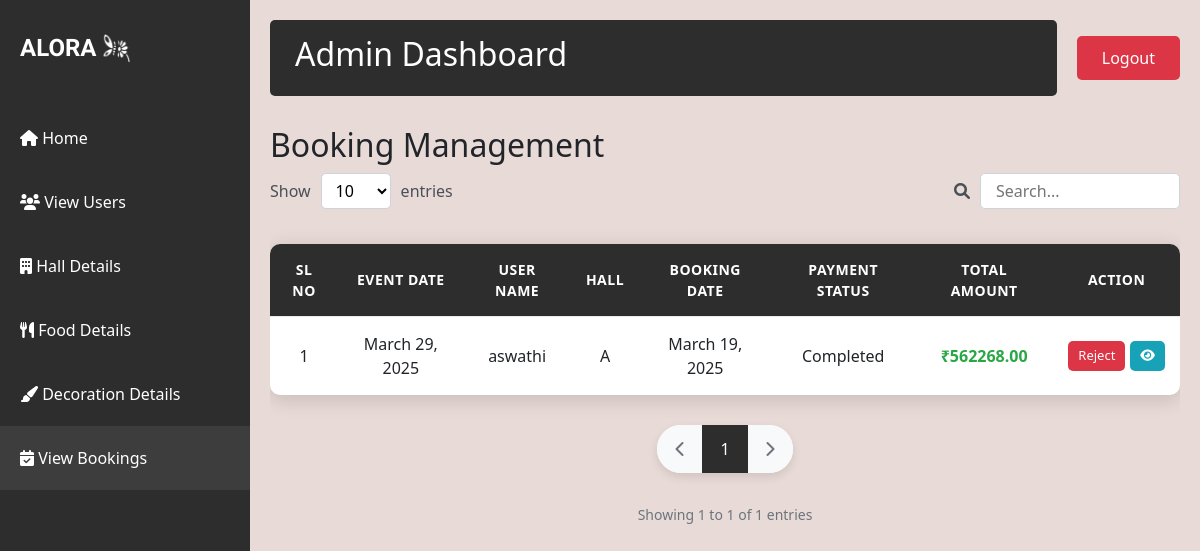
The app's page /adminviewbooking/ (signed in), older data.
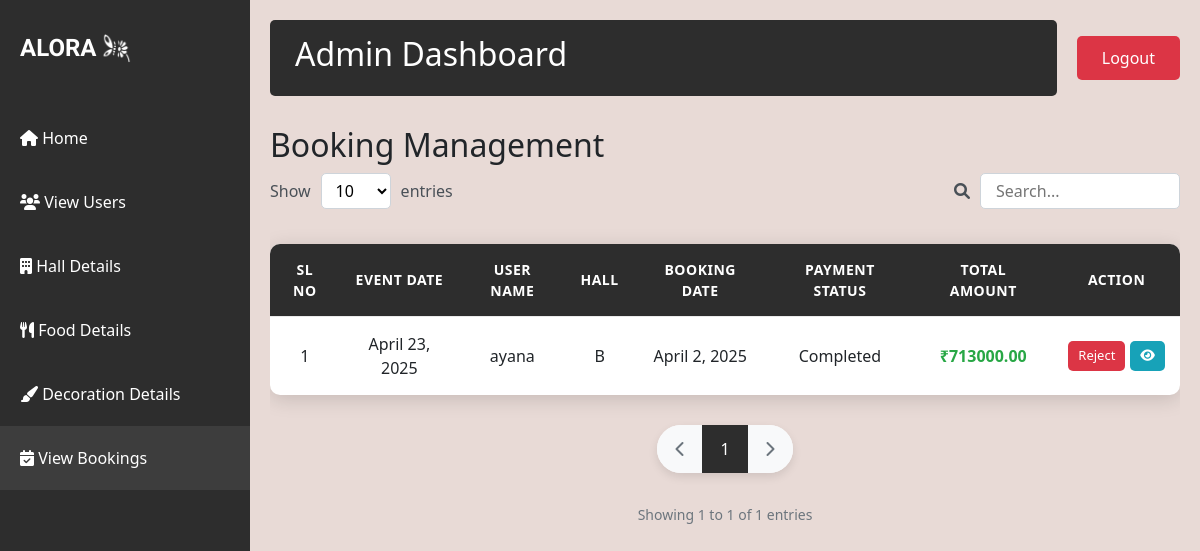
The same page, newer data.
### app/models.py (models this page shows)
class Bookings(models.Model):
    event_date=models.DateField(null=True)
    event_status=models.CharField(max_length=100,default='Pending')
    user_id=models.ForeignKey(User,on_delete=models.CASCADE)
    hall_id=models.ForeignKey(Halls,on_delete=models.CASCADE)
    booking_date=models.DateField(auto_now_add=True)
    payment_status=models.CharField(max_length=100,default='Pending')
    photography=models.CharField(max_length=100,null=True,blank=True)
    no_of_persons=models.IntegerField(null=True,blank=True)
    food_value=models.BooleanField(null=True,blank=True)
    food=models.ForeignKey(Food,on_delete=models.SET_NULL, null=True, blank=True)
    decoration_value=models.BooleanField(null=True,blank=True)
    decoration=models.ForeignKey(Decoration,on_delete=models.SET_NULL, null=True, blank=True)
    photography_cost=models.DecimalField(max_digits=10,decimal_places=2)
    total_payment=models.DecimalField(max_digits=10,decimal_places=2)

class Halls(models.Model):
    name=models.CharField(max_length=100)
    location=models.CharField(max_length=200)
    capacity=models.IntegerField()
    price_per_day=models.DecimalField(max_digits=10,decimal_places=2)
    photo_url=models.ImageField(upload_to='images/')
    description=models.TextField(blank=True,null=True)

### app/views.py (the view)
# urls.py: path('adminviewbooking/',views.admin_view_booking,name='admin_view_booking'),
@login_required(login_url='login')
def admin_view_booking(request):
    book = Bookings.objects.select_related('user_id', 'hall_id', 'food', 'decoration').all().order_by('-booking_date')
    return render(request, 'admin_view_booking.html', {'data': book})

### templates/admin_view_booking.html (shortened to what the changed rows need)
<!DOCTYPE html>
<html lang="en">
<head>
    {% load static %}
    <link href="https://cdn.jsdelivr.net/npm/bootstrap@5.3.0/dist/css/bootstrap.min.css" rel="stylesheet">
    <link rel="stylesheet" href="https://cdnjs.cloudflare.com/ajax/libs/font-awesome/6.0.0-beta3/css/all.min.css">
</head>
<body>
    <div class="main-content">
        <div class="top-nav">
            <div class="welcome-section">
                <h2>Admin Dashboard</h2>
            </div>
        </div>
        <h2>Booking Management</h2>
        <div style="overflow-x: auto;">
            {% if data %}
                <table class="booking-table" id="bookingTable">
                    <thead>
                        <tr>
                            <th>Sl No</th>
                            <th>Event Date</th>
                            <th>User Name</th>
                            <th>Hall</th>
                            <th>Booking Date</th>
                            <th>Payment Status</th>
                            <th>Total Amount</th>
                            <th>Action</th>
                        </tr>
                    </thead>
                    <tbody>
                        {% for x in data %}
                        <tr>
                            <td>{{ forloop.counter }}</td>
                            <td>{{ x.event_date }}</td>
                            <td>{{ x.user_id.username }}</td>
                            <td>{{ x.hall_id.name }}</td>
                            <td>{{ x.booking_date }}</td>
                            <td>{{ x.payment_status }}</td>
                            <td class="total-amount">₹{{ x.total_payment }}</td>
                            <td>
                                <div class="action-buttons">
                                    <form action="{% url 'acceptrejectbooking' id=x.id %}" method="post" style="display:inline;">
                                        {% if x.event_status == 'Pending' %}
                                            <button type="submit" name="Status" value="Accept">Accept</button>
                                            <button type="submit" name="Status" value="Reject">Reject</button>
                                        {% elif x.event_status == 'Accept' %}
                                            <button type="submit" name="Status" value="Reject">Reject</button>
                                        {% else %}
                                            <button type="submit" name="Status" value="Accept">Accept</button>
                                        {% endif %}
                                    </form>
                                    <a href="{% url 'booking_detail' x.id %}" class="btn-view" title="View Booking">
                                        <i class="fas fa-eye"></i>
                                    </a>
                                </div>
                            </td>
                        </tr>
                        {% endfor %}
                    </tbody>
                </table>
            {% else %}
                <p>No bookings found.</p>
            {% endif %}
        </div>
    </div>
</body>
</html>

Row changes from the older to the newer data that the page shows:
removed Bookings: event_date "March 29, 2025", user_id.username "aswathi", hall_id.name "A", booking_date "March 19, 2025", payment_status "Completed", total_payment "562268.00", event_status "Reject"
added Bookings: event_date "April 23, 2025", user_id.username "ayana", hall_id.name "B", booking_date "April 2, 2025", payment_status "Completed", total_payment "713000.00", event_status "Reject"
